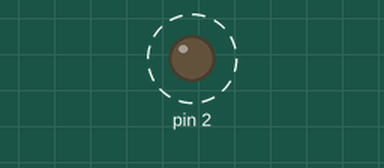
The sketch below on a simulated Arduino Uno, built with avr-gcc and run on an emulated ATmega328P. Parts: output pins drawn as LEDs (lit = HIGH). Dashed ring = blinking.

Above: at 0.2 s.
Timing chart, 0 to 3.0 s (numbered marks = the images above):
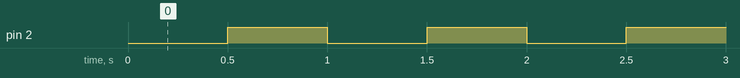

Measured:
- by itself, pin 2: alternates HIGH for 0.50 s and LOW for 0.50 s

The sketch:

1_Blink.ino
```cpp
//This program is a simple blink program uses the delay function.
void setup() {
//we need to define the pins for this project since the pins can be digital outputs, inputs or analog outputs
pinMode(2,OUTPUT);
}

void loop() {
//we use the delay function to stop the code from running for 500 ms
delay(500);
//once the code has been delayed for 500 ms which is our blink interval
//so we change the state of the pin 2 to 1 or high
digitalWrite(2,1);
//we delay the code by 500 ms
delay(500);
//after the second delay interval we turn off the light on pin 2 to complete the blink sequence
digitalWrite(2,0);

}
```
